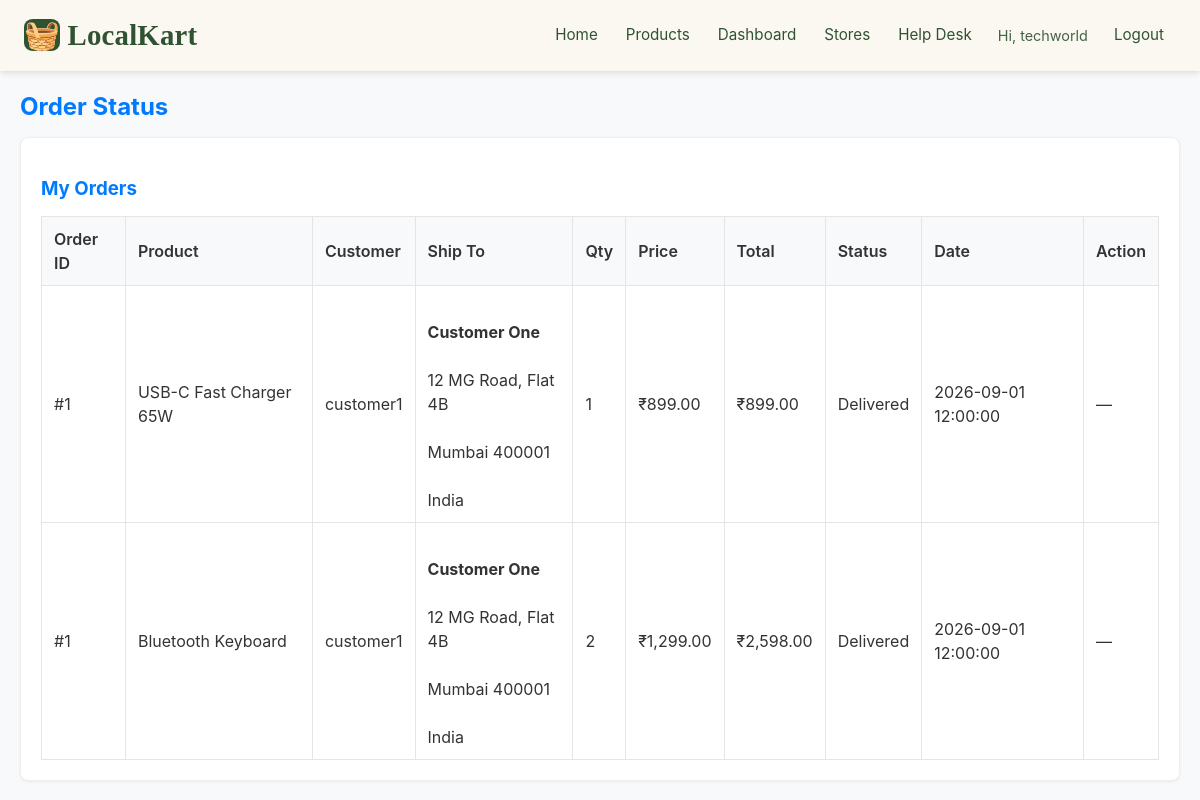
The app's page /status.php (signed in) with its own data.
### tables this page shows
CREATE TABLE IF NOT EXISTS order_items (
    id INT AUTO_INCREMENT PRIMARY KEY,
    order_id INT NOT NULL,
    product_id INT NOT NULL,
    vendor_id INT NOT NULL,
    quantity INT NOT NULL,
    price DECIMAL(10,2) NOT NULL,
    status ENUM('pending', 'dispatched', 'delivered') NOT NULL DEFAULT 'pending',
    FOREIGN KEY (order_id) REFERENCES orders(id) ON DELETE CASCADE,
    FOREIGN KEY (product_id) REFERENCES products(id),
    FOREIGN KEY (vendor_id) REFERENCES vendors(id)
);

CREATE TABLE IF NOT EXISTS products (
    id INT AUTO_INCREMENT PRIMARY KEY,
    vendor_id INT NOT NULL,
    category_id INT,
    name VARCHAR(100) NOT NULL,
    description TEXT,
    price DECIMAL(10,2) NOT NULL,
    stock INT DEFAULT 0,
    image VARCHAR(255),
    created_at TIMESTAMP DEFAULT CURRENT_TIMESTAMP,
    FOREIGN KEY (vendor_id) REFERENCES vendors(id) ON DELETE CASCADE,
    FOREIGN KEY (category_id) REFERENCES categories(id)
);

CREATE TABLE IF NOT EXISTS users (
    id INT AUTO_INCREMENT PRIMARY KEY,
    username VARCHAR(50) UNIQUE NOT NULL,
    email VARCHAR(100) UNIQUE NOT NULL,
    password VARCHAR(255) NOT NULL,
    role ENUM('admin', 'shopkeeper', 'customer') NOT NULL,
    reset_token VARCHAR(64) NULL,
    reset_token_expires DATETIME NULL,
    created_at TIMESTAMP DEFAULT CURRENT_TIMESTAMP
);

CREATE TABLE IF NOT EXISTS orders (
    id INT AUTO_INCREMENT PRIMARY KEY,
    customer_id INT NOT NULL,
    total DECIMAL(10,2) NOT NULL,
    payment_method ENUM('razorpay', 'cod') NOT NULL DEFAULT 'cod',
    razorpay_order_id VARCHAR(64) NULL,
    razorpay_payment_id VARCHAR(64) NULL,
    status ENUM('pending', 'dispatched', 'delivered') DEFAULT 'pending',
    shipping_name VARCHAR(100) NOT NULL DEFAULT '',
    shipping_email VARCHAR(100) NOT NULL DEFAULT '',
    shipping_address TEXT NULL,
    shipping_city VARCHAR(100) NULL,
    shipping_zip VARCHAR(20) NULL,
    shipping_country VARCHAR(100) NULL,
    created_at TIMESTAMP DEFAULT CURRENT_TIMESTAMP,
    FOREIGN KEY (customer_id) REFERENCES users(id)
);

### status.php (the view, shortened to what this page needs)
<?php
require_once 'config.php';
$userId = $_SESSION['user_id'];
$stmt = $pdo->prepare("
    SELECT v.*
    FROM vendors v
    JOIN users u ON v.user_id = u.id
    WHERE u.id = ?
");
$stmt->execute([$userId]);
$vendor = $stmt->fetch(PDO::FETCH_ASSOC);
$stmt = $pdo->prepare("
    SELECT oi.*, o.status AS order_status, o.created_at,
           o.shipping_name, o.shipping_address, o.shipping_city, o.shipping_zip, o.shipping_country,
           p.name AS product_name,
           u.username AS customer_name
    FROM order_items oi
    JOIN orders o ON oi.order_id = o.id
    JOIN products p ON oi.product_id = p.id
    JOIN users u ON o.customer_id = u.id
    WHERE oi.vendor_id = ?
    ORDER BY o.created_at DESC
");
$stmt->execute([$vendor['id']]);
$sales = $stmt->fetchAll(PDO::FETCH_ASSOC);
?>
<!DOCTYPE html>
<html lang="en">
<head>
    <link rel="stylesheet" href="assets/css/style.css">
</head>
<body>
    <?php include 'partials/header.php'; ?>
<div class="container">
    <h2>Order Status</h2>
    <div class="card">
        <h3>My Orders</h3>
        <?php if (empty($sales)): ?>
            <p>No orders found.</p>
        <?php else: ?>
            <table class="table">
                <thead>
                    <tr>
                        <th>Order ID</th>
                        <th>Product</th>
                        <th>Customer</th>
                        <th>Ship To</th>
                        <th>Qty</th>
                        <th>Price</th>
                        <th>Total</th>
                        <th>Status</th>
                        <th>Date</th>
                        <th>Action</th>
                    </tr>
                </thead>
                <tbody>
                    <?php foreach ($sales as $sale): ?>
                        <tr>
                            <td>#<?= $sale['order_id']; ?></td>
                            <td><?= htmlspecialchars($sale['product_name']); ?></td>
                            <td><?= htmlspecialchars($sale['customer_name']); ?></td>
                            <td style="max-width: 220px; white-space: pre-line;">
                                <?php if (!empty($sale['shipping_address'])): ?>
                                    <strong><?= htmlspecialchars($sale['shipping_name']); ?></strong><br>
                                    <?= htmlspecialchars($sale['shipping_address']); ?><br>
                                    <?= htmlspecialchars(trim($sale['shipping_city'] . ' ' . $sale['shipping_zip'])); ?><br>
                                    <?= htmlspecialchars($sale['shipping_country']); ?>
                                <?php else: ?>
                                    <span style="color:#888;">Not available (order placed before address capture)</span>
                                <?php endif; ?>
                            </td>
                            <td><?= $sale['quantity']; ?></td>
                            <td>₹<?= number_format($sale['price'], 2); ?></td>
                            <td>₹<?= number_format($sale['price'] * $sale['quantity'], 2); ?></td>
                            <td><?= ucfirst($sale['status']); ?></td>
                            <td><?= $sale['created_at']; ?></td>
                            <td>
                                <?php if ($sale['status'] === 'pending'): ?>
                                    <form method="POST" style="margin:0;"
                                          onsubmit="return confirm('Mark as dispatched?');">
                                        <?php csrfField(); ?>
                                        <input type="hidden" name="order_id" value="<?= $sale['order_id']; ?>">
                                        <button type="submit" name="dispatch_order" value="1" class="btn btn-success">
                                            Dispatch
                                        </button>
                                    </form>
                                <?php else: ?>
                                    —
                                <?php endif; ?>
                            </td>
                        </tr>
                    <?php endforeach; ?>
                </tbody>
            </table>
        <?php endif; ?>
    </div>
</div>
</body>
</html>

### assets/css/style.css (style rules this page uses)
body { font-family: -apple-system, BlinkMacSystemFont, 'Segoe UI', Roboto, Arial, sans-serif; background: #f8f9fa; margin: 0; color: #333; line-height: 1.5; }
.container { max-width: 1200px; margin: 20px auto; padding: 0 20px; }
h2, h3 { color: #007BFF; margin-bottom: 15px; line-height: 1.3; }
table { width: 100%; border-collapse: collapse; background: #fff; }
th, td { border: 1px solid #e5e5e5; padding: 10px 12px; text-align: left; }
th { background: #f8f9fa; font-weight: 600; }
.card { background: #fff; padding: 20px; border-radius: 8px; border: 1px solid #eee; box-shadow: 0 1px 3px rgba(0, 0, 0, 0.06); margin-bottom: 20px; }

### records on screen
order_items: order "1", product.name "USB-C Fast Charger 65W", users.username "customer1", order.shipping_name "Customer One", order.shipping_address "12 MG Road, Flat 4B", order.shipping_zip "Mumbai 400001", order.shipping_country "India", quantity "1", price "899.00", $sale['price']*$sale['quantity'] "899.00", status "Delivered", order.created_at "2026-09-01 12:00:00"
order_items: order "1", product.name "Bluetooth Keyboard", users.username "customer1", order.shipping_name "Customer One", order.shipping_address "12 MG Road, Flat 4B", order.shipping_zip "Mumbai 400001", order.shipping_country "India", quantity "2", price "1,299.00", $sale['price'] * $sale['quantity'] "2,598.00", status "Delivered", order.created_at "2026-09-01 12:00:00"

### other values on screen
$_SESSION['username'] "techworld"
